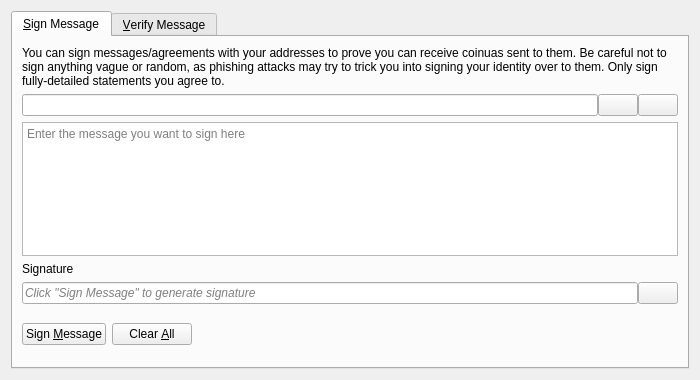
<?xml version="1.0" encoding="UTF-8"?>
<ui version="4.0">
 <class>SignVerifyMessageDialog</class>
 <widget class="QDialog" name="SignVerifyMessageDialog">
  <property name="geometry">
   <rect>
    <x>0</x>
    <y>0</y>
    <width>700</width>
    <height>380</height>
   </rect>
  </property>
  <property name="windowTitle">
   <string>Signatures - Sign / Verify a Message</string>
  </property>
  <property name="modal">
   <bool>true</bool>
  </property>
  <layout class="QVBoxLayout" name="verticalLayout">
   <item>
    <widget class="QTabWidget" name="tabWidget">
     <property name="currentIndex">
      <number>0</number>
     </property>
     <widget class="QWidget" name="tabSignMessage">
      <attribute name="title">
       <string>&amp;Sign Message</string>
      </attribute>
      <layout class="QVBoxLayout" name="verticalLayout_SM">
       <item>
        <widget class="QLabel" name="infoLabel_SM">
         <property name="text">
          <string>You can sign messages/agreements with your addresses to prove you can receive coinuas sent to them. Be careful not to sign anything vague or random, as phishing attacks may try to trick you into signing your identity over to them. Only sign fully-detailed statements you agree to.</string>
         </property>
         <property name="textFormat">
          <enum>Qt::PlainText</enum>
         </property>
         <property name="wordWrap">
          <bool>true</bool>
         </property>
        </widget>
       </item>
       <item>
        <layout class="QHBoxLayout" name="horizontalLayout_1_SM">
         <property name="spacing">
          <number>0</number>
         </property>
         <item>
          <widget class="QValidatedLineEdit" name="addressIn_SM">
           <property name="toolTip">
            <string>The CoinUA address to sign the message with</string>
           </property>
          </widget>
         </item>
         <item>
          <widget class="QPushButton" name="addressBookButton_SM">
           <property name="toolTip">
            <string>Choose previously used address</string>
           </property>
           <property name="text">
            <string/>
           </property>
           <property name="icon">
            <iconset resource="../bitcoin.qrc">
             <normaloff>:/icons/address-book</normaloff>:/icons/address-book</iconset>
           </property>
           <property name="shortcut">
            <string>Alt+A</string>
           </property>
           <property name="autoDefault">
            <bool>false</bool>
           </property>
          </widget>
         </item>
         <item>
          <widget class="QPushButton" name="pasteButton_SM">
           <property name="toolTip">
            <string>Paste address from clipboard</string>
           </property>
           <property name="text">
            <string/>
           </property>
           <property name="icon">
            <iconset resource="../bitcoin.qrc">
             <normaloff>:/icons/editpaste</normaloff>:/icons/editpaste</iconset>
           </property>
           <property name="shortcut">
            <string>Alt+P</string>
           </property>
           <property name="autoDefault">
            <bool>false</bool>
           </property>
          </widget>
         </item>
        </layout>
       </item>
       <item>
        <widget class="QPlainTextEdit" name="messageIn_SM">
         <property name="toolTip">
          <string>Enter the message you want to sign here</string>
         </property>
         <property name="placeholderText">
          <string>Enter the message you want to sign here</string>
         </property>
        </widget>
       </item>
       <item>
        <widget class="QLabel" name="signatureLabel_SM">
         <property name="text">
          <string>Signature</string>
         </property>
         <property name="textFormat">
          <enum>Qt::PlainText</enum>
         </property>
        </widget>
       </item>
       <item>
        <layout class="QHBoxLayout" name="horizontalLayout_2_SM">
         <property name="spacing">
          <number>0</number>
         </property>
         <item>
          <widget class="QLineEdit" name="signatureOut_SM">
           <property name="placeholderText">
            <string>Click "Sign Message" to generate signature</string>
           </property>
           <property name="font">
            <font>
             <italic>true</italic>
            </font>
           </property>
           <property name="readOnly">
            <bool>true</bool>
           </property>
          </widget>
         </item>
         <item>
          <widget class="QPushButton" name="copySignatureButton_SM">
           <property name="toolTip">
            <string>Copy the current signature to the system clipboard</string>
           </property>
           <property name="text">
            <string/>
           </property>
           <property name="icon">
            <iconset resource="../bitcoin.qrc">
             <normaloff>:/icons/editcopy</normaloff>:/icons/editcopy</iconset>
           </property>
           <property name="autoDefault">
            <bool>false</bool>
           </property>
          </widget>
         </item>
        </layout>
       </item>
       <item>
        <layout class="QHBoxLayout" name="horizontalLayout_3_SM">
         <item>
          <widget class="QPushButton" name="signMessageButton_SM">
           <property name="toolTip">
            <string>Sign the message to prove you own this CoinUA address</string>
           </property>
           <property name="text">
            <string>Sign &amp;Message</string>
           </property>
           <property name="icon">
            <iconset resource="../bitcoin.qrc">
             <normaloff>:/icons/edit</normaloff>:/icons/edit</iconset>
           </property>
           <property name="autoDefault">
            <bool>false</bool>
           </property>
          </widget>
         </item>
         <item>
          <widget class="QPushButton" name="clearButton_SM">
           <property name="toolTip">
            <string>Reset all sign message fields</string>
           </property>
           <property name="text">
            <string>Clear &amp;All</string>
           </property>
           <property name="icon">
            <iconset resource="../bitcoin.qrc">
             <normaloff>:/icons/remove</normaloff>:/icons/remove</iconset>
           </property>
           <property name="autoDefault">
            <bool>false</bool>
           </property>
          </widget>
         </item>
         <item>
          <spacer name="horizontalSpacer_1_SM">
           <property name="orientation">
            <enum>Qt::Horizontal</enum>
           </property>
           <property name="sizeHint" stdset="0">
            <size>
             <width>40</width>
             <height>48</height>
            </size>
           </property>
          </spacer>
         </item>
         <item>
          <widget class="QLabel" name="statusLabel_SM">
           <property name="font">
            <font>
             <weight>75</weight>
             <bold>true</bold>
            </font>
           </property>
           <property name="text">
            <string/>
           </property>
           <property name="wordWrap">
            <bool>true</bool>
           </property>
          </widget>
         </item>
         <item>
          <spacer name="horizontalSpacer_2_SM">
           <property name="orientation">
            <enum>Qt::Horizontal</enum>
           </property>
           <property name="sizeHint" stdset="0">
            <size>
             <width>40</width>
             <height>48</height>
            </size>
           </property>
          </spacer>
         </item>
        </layout>
       </item>
      </layout>
     </widget>
     <widget class="QWidget" name="tabVerifyMessage">
      <attribute name="title">
       <string>&amp;Verify Message</string>
      </attribute>
      <layout class="QVBoxLayout" name="verticalLayout_VM">
       <item>
        <widget class="QLabel" name="infoLabel_VM">
         <property name="text">
          <string>Enter the receiver's address, message (ensure you copy line breaks, spaces, tabs, etc. exactly) and signature below to verify the message. Be careful not to read more into the signature than what is in the signed message itself, to avoid being tricked by a man-in-the-middle attack. Note that this only proves the signing party receives with the address, it cannot prove sendership of any transaction!</string>
         </property>
         <property name="textFormat">
          <enum>Qt::PlainText</enum>
         </property>
         <property name="alignment">
          <set>Qt::AlignLeading|Qt::AlignLeft|Qt::AlignTop</set>
         </property>
         <property name="wordWrap">
          <bool>true</bool>
         </property>
        </widget>
       </item>
       <item>
        <layout class="QHBoxLayout" name="horizontalLayout_1_VM">
         <property name="spacing">
          <number>0</number>
         </property>
         <item>
          <widget class="QValidatedLineEdit" name="addressIn_VM">
           <property name="toolTip">
            <string>The CoinUA address the message was signed with</string>
           </property>
          </widget>
         </item>
         <item>
          <widget class="QPushButton" name="addressBookButton_VM">
           <property name="toolTip">
            <string>Choose previously used address</string>
           </property>
           <property name="text">
            <string/>
           </property>
           <property name="icon">
            <iconset resource="../bitcoin.qrc">
             <normaloff>:/icons/address-book</normaloff>:/icons/address-book</iconset>
           </property>
           <property name="shortcut">
            <string>Alt+A</string>
           </property>
           <property name="autoDefault">
            <bool>false</bool>
           </property>
          </widget>
         </item>
        </layout>
       </item>
       <item>
        <widget class="QPlainTextEdit" name="messageIn_VM">
          <property name="toolTip">
            <string>The signed message to verify</string>
          </property>
          <property name="placeholderText">
            <string>The signed message to verify</string>
          </property>
        </widget>
       </item>
       <item>
        <widget class="QValidatedLineEdit" name="signatureIn_VM">
          <property name="toolTip">
            <string>The signature given when the message was signed</string>
          </property>
          <property name="placeholderText">
            <string>The signature given when the message was signed</string>
          </property>
        </widget>
       </item>
       <item>
        <layout class="QHBoxLayout" name="horizontalLayout_2_VM">
         <item>
          <widget class="QPushButton" name="verifyMessageButton_VM">
           <property name="toolTip">
            <string>Verify the message to ensure it was signed with the specified CoinUA address</string>
           </property>
           <property name="text">
            <string>Verify &amp;Message</string>
           </property>
           <property name="icon">
            <iconset resource="../bitcoin.qrc">
             <normaloff>:/icons/transaction_0</normaloff>:/icons/transaction_0</iconset>
           </property>
           <property name="autoDefault">
            <bool>false</bool>
           </property>
          </widget>
         </item>
         <item>
          <widget class="QPushButton" name="clearButton_VM">
           <property name="toolTip">
            <string>Reset all verify message fields</string>
           </property>
           <property name="text">
            <string>Clear &amp;All</string>
           </property>
           <property name="icon">
            <iconset resource="../bitcoin.qrc">
             <normaloff>:/icons/remove</normaloff>:/icons/remove</iconset>
           </property>
           <property name="autoDefault">
            <bool>false</bool>
           </property>
          </widget>
         </item>
         <item>
          <spacer name="horizontalSpacer_1_VM">
           <property name="orientation">
            <enum>Qt::Horizontal</enum>
           </property>
           <property name="sizeHint" stdset="0">
            <size>
             <width>40</width>
             <height>48</height>
            </size>
           </property>
          </spacer>
         </item>
         <item>
          <widget class="QLabel" name="statusLabel_VM">
           <property name="font">
            <font>
             <weight>75</weight>
             <bold>true</bold>
            </font>
           </property>
           <property name="text">
            <string/>
           </property>
           <property name="wordWrap">
            <bool>true</bool>
           </property>
          </widget>
         </item>
         <item>
          <spacer name="horizontalSpacer_2_VM">
           <property name="orientation">
            <enum>Qt::Horizontal</enum>
           </property>
           <property name="sizeHint" stdset="0">
            <size>
             <width>40</width>
             <height>48</height>
            </size>
           </property>
          </spacer>
         </item>
        </layout>
       </item>
      </layout>
     </widget>
    </widget>
   </item>
  </layout>
 </widget>
 <customwidgets>
  <customwidget>
   <class>QValidatedLineEdit</class>
   <extends>QLineEdit</extends>
   <header>qt/qvalidatedlineedit.h</header>
  </customwidget>
 </customwidgets>
 <resources>
  <include location="../bitcoin.qrc"/>
 </resources>
 <connections/>
</ui>
